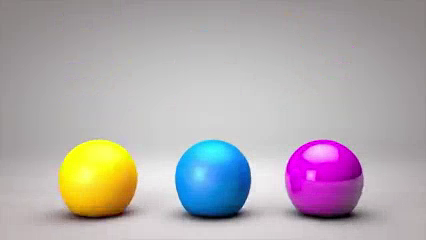
#> input picture frame 30 of video3.mp4, 426 x 240 px, given in place of video2.mp4, which was not available
$ python 2.py
#> lines starting #> are read from the running program, lines starting #| are printed output that depends on the picture; pictures that were not available may be replaced by others from this repository, and a replacement may not be noted
#> in get_frame, frame is the input picture: shape (240, 426, 3); mean B, G, R 174, 170.8, 177.3
#> call 2 of get_frame, with scalling_factor = 0.5
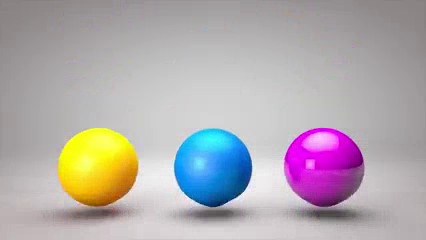
#> input picture frame 31 of video3.mp4, 426 x 240 px, given in place of video2.mp4, which was not available
#> in get_frame, frame is the input picture: shape (240, 426, 3); mean B, G, R 173.9, 170.8, 177.5
#> call 3 of get_frame, with scalling_factor = 0.5
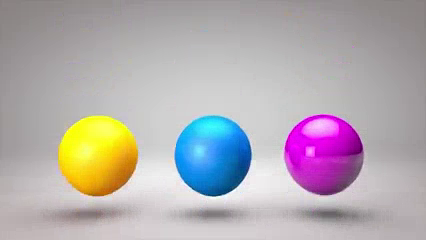
#> input picture frame 32 of video3.mp4, 426 x 240 px, given in place of video2.mp4, which was not available
#> in get_frame, frame is the input picture: shape (240, 426, 3); mean B, G, R 175.1, 171.9, 178.7
import cv2

def frame_diff(prev_frame,cur_frame,next_frame):
	diff_frame_1 = cv2.absdiff(next_frame,cur_frame)
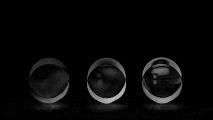
#> diff_frame_1: shape (120, 213); min 0, max 196, mean 8.4
	diff_frame_2 = cv2.absdiff(cur_frame,prev_frame)
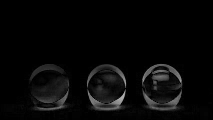
#> diff_frame_2: shape (120, 213); min 0, max 175, mean 7.4
	return cv2.bitwise_and(diff_frame_1,diff_frame_2)
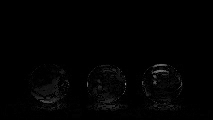
#> returned value: shape (120, 213); min 0, max 141, mean 2.1

def get_frame(cap,scalling_factor):
	ret, frame = cap.read()
	frame = cv2.resize(frame, None, fx = scalling_factor, fy = scalling_factor, interpolation = cv2.INTER_AREA)
	gray = cv2.cvtColor(frame, cv2.COLOR_BGR2GRAY)
	return gray

if __name__=='__main__':
	cap = cv2.VideoCapture('video2.mp4')
	scalling_factor = 0.5
	prev_frame = get_frame(cap,scalling_factor)
	cur_frame = get_frame(cap,scalling_factor)
	next_frame = get_frame(cap,scalling_factor)
	while True:
		cv2.imshow('Object Movement',frame_diff(prev_frame,cur_frame,next_frame))
		cv2.imshow('Video',cur_frame)
		prev_frame = cur_frame
		cur_frame = next_frame
		next_frame = get_frame(cap,scalling_factor)
#> call 4 of get_frame, with scalling_factor = 0.5
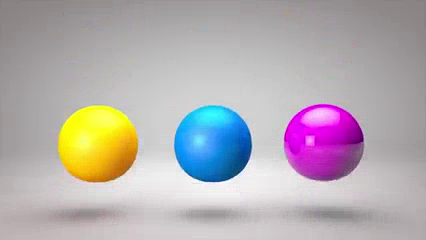
#> input picture frame 33 of video3.mp4, 426 x 240 px, given in place of video2.mp4, which was not available
#> in get_frame, frame is the input picture: shape (240, 426, 3); mean B, G, R 176.5, 173.3, 180
#> in get_frame (call 4), `gray = cv2.cvtColor(frame, cv2.COLOR_BGR2GRAY)`:
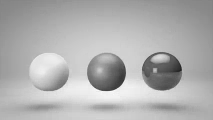
#> gray: shape (120, 213); min 33, max 249, mean 175.9
		if cv2.waitKey(33) == 27:
#> (key Esc is pressed here)
			break
cv2.destroyAllWindows()

$ run again, starting later in the video
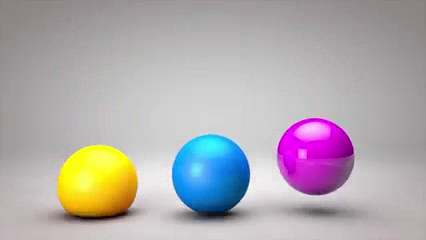
#> input picture frame 135 of video3.mp4, 426 x 240 px, given in place of video2.mp4, which was not available
#> in get_frame, frame is the input picture: shape (240, 426, 3); mean B, G, R 174.3, 171, 177.1
#> frame: shape (120, 213, 3)
#> frame: shape (120, 213, 3)
#> frame: shape (120, 213, 3)
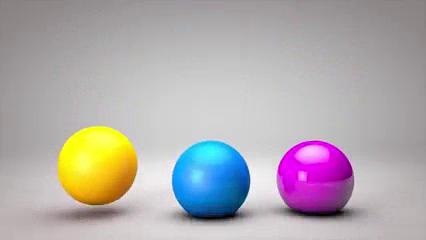
#> input picture frame 138 of video3.mp4, 426 x 240 px, given in place of video2.mp4, which was not available
#> in get_frame, frame is the input picture: shape (240, 426, 3); mean B, G, R 173.6, 171.1, 177.4
#> frame: shape (120, 213, 3)
#> in get_frame (call 4), `gray = cv2.cvtColor(frame, cv2.COLOR_BGR2GRAY)`:
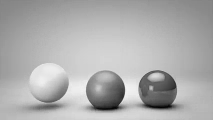
#> gray: shape (120, 213); min 2, max 243, mean 173.5

$ run again, starting later in the video
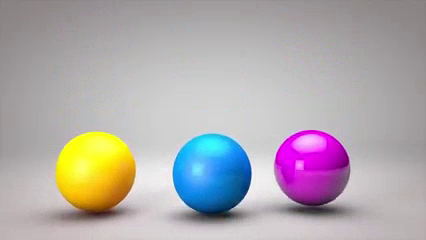
#> input picture frame 240 of video3.mp4, 426 x 240 px, given in place of video2.mp4, which was not available
#> in get_frame, frame is the input picture: shape (240, 426, 3); mean B, G, R 173.2, 170.6, 176.6
#> frame: shape (120, 213, 3)
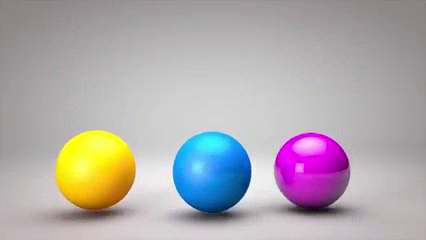
#> input picture frame 241 of video3.mp4, 426 x 240 px, given in place of video2.mp4, which was not available
#> in get_frame, frame is the input picture: shape (240, 426, 3); mean B, G, R 173.3, 170.6, 176.6
#> frame: shape (120, 213, 3)
#> frame: shape (120, 213, 3)
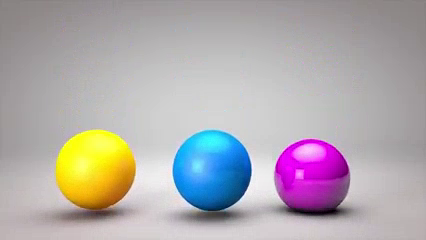
#> input picture frame 243 of video3.mp4, 426 x 240 px, given in place of video2.mp4, which was not available
#> in get_frame, frame is the input picture: shape (240, 426, 3); mean B, G, R 173.4, 170.9, 176.7
#> frame: shape (120, 213, 3)
